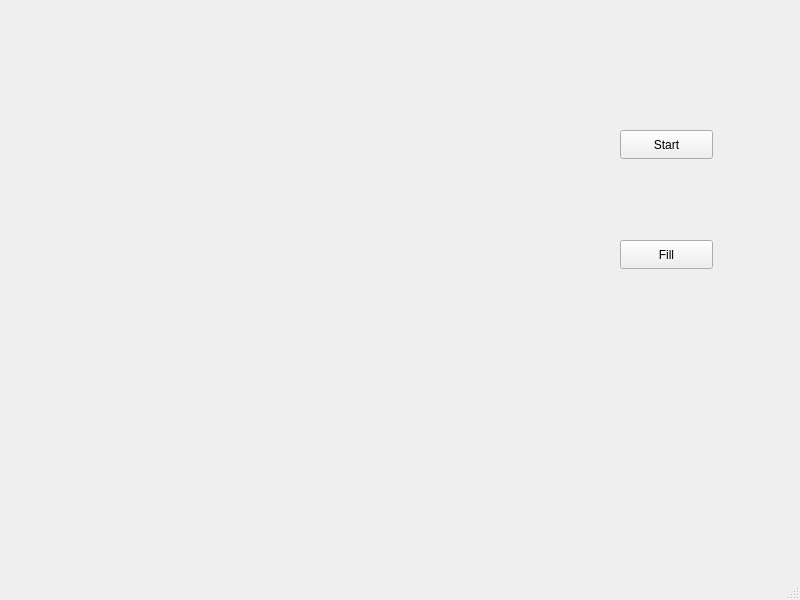
<?xml version="1.0" encoding="UTF-8"?>
<ui version="4.0">
 <class>MainWindow</class>
 <widget class="QMainWindow" name="MainWindow">
  <property name="geometry">
   <rect>
    <x>0</x>
    <y>0</y>
    <width>800</width>
    <height>600</height>
   </rect>
  </property>
  <property name="windowTitle">
   <string>MainWindow</string>
  </property>
  <widget class="QWidget" name="centralwidget">
   <widget class="QPushButton" name="pushButton">
    <property name="geometry">
     <rect>
      <x>620</x>
      <y>130</y>
      <width>93</width>
      <height>29</height>
     </rect>
    </property>
    <property name="text">
     <string>Start</string>
    </property>
   </widget>
   <widget class="QPushButton" name="pushButton_2">
    <property name="geometry">
     <rect>
      <x>620</x>
      <y>240</y>
      <width>93</width>
      <height>29</height>
     </rect>
    </property>
    <property name="text">
     <string>Fill</string>
    </property>
   </widget>
   <widget class="QLabel" name="label">
    <property name="geometry">
     <rect>
      <x>0</x>
      <y>10</y>
      <width>601</width>
      <height>501</height>
     </rect>
    </property>
    <property name="text">
     <string/>
    </property>
   </widget>
  </widget>
  <widget class="QMenuBar" name="menubar">
   <property name="geometry">
    <rect>
     <x>0</x>
     <y>0</y>
     <width>800</width>
     <height>26</height>
    </rect>
   </property>
  </widget>
  <widget class="QStatusBar" name="statusbar"/>
 </widget>
 <resources/>
 <connections/>
</ui>
